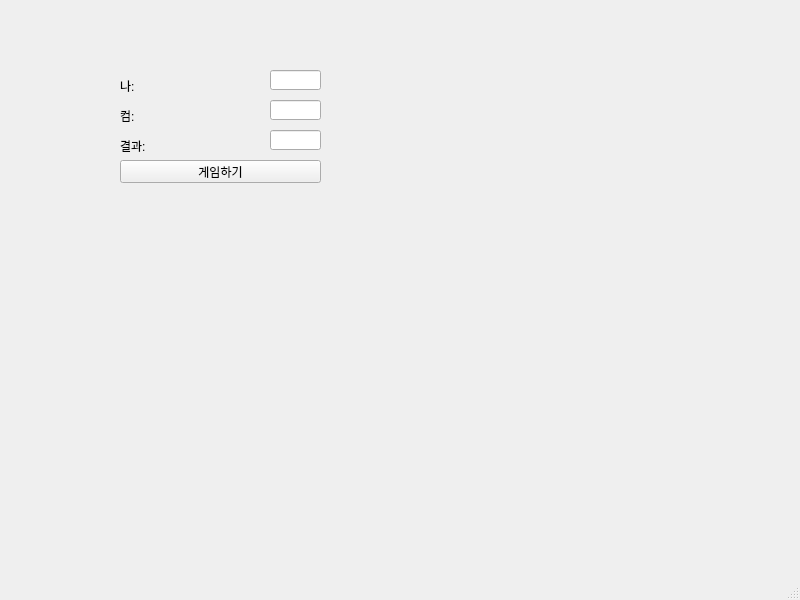
<?xml version="1.0" encoding="UTF-8"?>
<ui version="4.0">
 <class>MainWindow</class>
 <widget class="QMainWindow" name="MainWindow">
  <property name="geometry">
   <rect>
    <x>0</x>
    <y>0</y>
    <width>800</width>
    <height>600</height>
   </rect>
  </property>
  <property name="windowTitle">
   <string>MainWindow</string>
  </property>
  <widget class="QWidget" name="centralwidget">
   <widget class="QLabel" name="lb1Mine">
    <property name="geometry">
     <rect>
      <x>120</x>
      <y>80</y>
      <width>56</width>
      <height>12</height>
     </rect>
    </property>
    <property name="text">
     <string>나: </string>
    </property>
   </widget>
   <widget class="QLabel" name="lb1Com">
    <property name="geometry">
     <rect>
      <x>120</x>
      <y>110</y>
      <width>56</width>
      <height>12</height>
     </rect>
    </property>
    <property name="text">
     <string>컴: </string>
    </property>
   </widget>
   <widget class="QLabel" name="lb1Result">
    <property name="geometry">
     <rect>
      <x>120</x>
      <y>140</y>
      <width>56</width>
      <height>12</height>
     </rect>
    </property>
    <property name="text">
     <string>결과:</string>
    </property>
   </widget>
   <widget class="QLineEdit" name="le_Mine">
    <property name="geometry">
     <rect>
      <x>270</x>
      <y>70</y>
      <width>51</width>
      <height>20</height>
     </rect>
    </property>
   </widget>
   <widget class="QLineEdit" name="le_Com">
    <property name="geometry">
     <rect>
      <x>270</x>
      <y>100</y>
      <width>51</width>
      <height>20</height>
     </rect>
    </property>
   </widget>
   <widget class="QLineEdit" name="le_Result">
    <property name="geometry">
     <rect>
      <x>270</x>
      <y>130</y>
      <width>51</width>
      <height>20</height>
     </rect>
    </property>
   </widget>
   <widget class="QPushButton" name="pb">
    <property name="geometry">
     <rect>
      <x>120</x>
      <y>160</y>
      <width>201</width>
      <height>23</height>
     </rect>
    </property>
    <property name="text">
     <string>게임하기</string>
    </property>
   </widget>
  </widget>
  <widget class="QMenuBar" name="menubar">
   <property name="geometry">
    <rect>
     <x>0</x>
     <y>0</y>
     <width>800</width>
     <height>21</height>
    </rect>
   </property>
  </widget>
  <widget class="QStatusBar" name="statusbar"/>
 </widget>
 <resources/>
 <connections/>
</ui>
